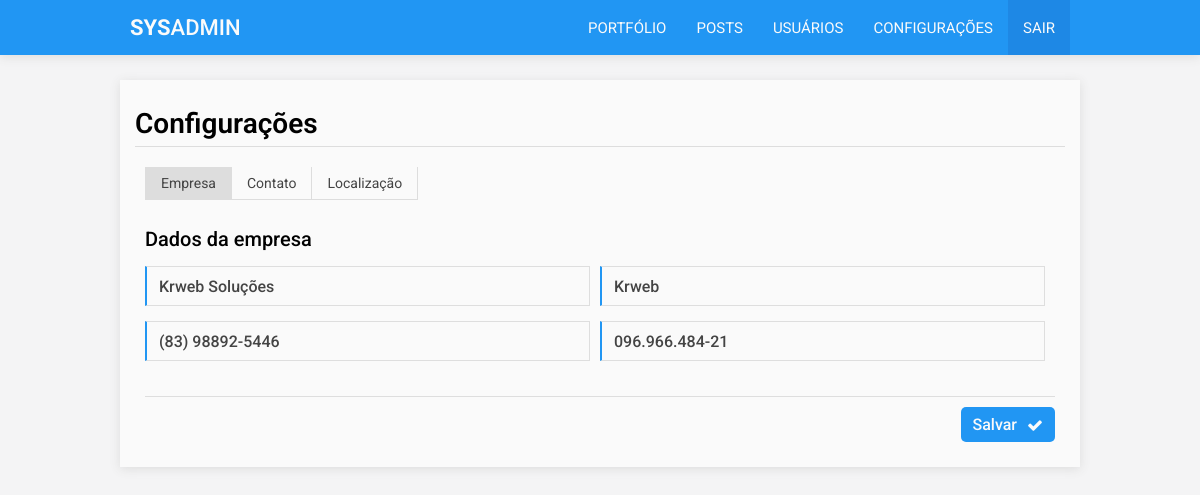
Page /admin/painel?view=configuracoes (signed in) on the committed database.
### tables this page shows
CREATE TABLE `configuracoes` (
  `id` int(11) NOT NULL AUTO_INCREMENT,
  `nome` varchar(50) NOT NULL,
  `alias` varchar(20) NOT NULL,
  `contato` varchar(20) NOT NULL,
  `identificacao` varchar(20) NOT NULL,
  PRIMARY KEY (`id`),
  UNIQUE KEY `nome` (`nome`)
);

### app/Model.php (called while the page is built, shortened)
<?php
function conectar() {
    try {
        $conexao = new PDO('mysql:host=localhost;dbname=sysblog', 'root', '');
        $conexao->setAttribute(PDO::ATTR_ERRMODE, PDO::ERRMODE_EXCEPTION);
    } catch (PDOException $E) {
        echo 'ERROR! ' . $E->getMessage();
    }
    return $conexao;
}
function getByID($table, $id) {
    $conexao = conectar();
    $sql = "SELECT * FROM $table WHERE id = '$id' LIMIT 1";
    $res = $conexao->prepare($sql);
    $res->execute();
    if ($res->rowCount() > 0):
        $result = $res->fetch(PDO::FETCH_OBJ);
    else:
        header('Location: ' . urlBase() . 'admin/painel?view=404');
    endif;
    return $result;
}

### app/App.php (called while the page is built, shortened)
<?php
require_once 'Model.php';
function mascarar($string, $format) {
    $key = 0;
    $mask = '';
    for ($i = 0; $i <= strlen($format) - 1; $i++) {
        if ($format[$i] == '#'):
            if (isset($string[$key])):
                $mask .= $string[$key++];
            endif;
        else:
            if (isset($format[$i])):
                $mask .= $format[$i];
            endif;
        endif;
    }
    return $mask;
}

### admin/views/configuracoes.php (the view, shortened to what this page needs)
<?php $empresa = getByID('configuracoes', 1); ?>
<div class="container">
    <header class="main-header">
        <h2 class="main-title">Configurações</h2>
        <nav class="main-nav">
            <a href="#" class="nav-section active" data-section="empresa"> Empresa  </a>
            <a href="#" class="nav-section" data-section="contato"> Contato  </a>
            <a href="#" class="nav-section" data-section="localizacao"> Localização  </a>
        </nav>
    </header>
    <section class="main-section active" id="section-empresa" hidden>
        <h3 class="main-subtitle"> Dados da empresa </h3>
        <div class="main-content">
            <form action="#" id="form-configuracoes" method="post" enctype="multipart/form-data">
                <input type="text" name="nome" placeholder="Nome" value="<?php echo $empresa->nome; ?>" required>
                <input type="text" name="alias" placeholder="Alias" value="<?php echo $empresa->alias; ?>" required>
                <input type="text" name="contato" placeholder="Contato" value="<?php echo mascarar($empresa->contato, '(##) #####-####'); ?>" required>
                <input type="text" name="identificacao" placeholder="CPF / CNPJ" value="<?php echo mascarar($empresa->identificacao, '###.###.###-##'); ?>" required>
                <div class="form-footer">
                    <button type="submit" class="btn btn-primary btn-cadastrar">
                        Salvar <i class="fa fa-check"></i>
                    </button>
                </div>
            </form>
        </div>
    </section>
</div>

### admin/assets/css/admin.css (style rules this page uses)
body { background-color: #f4f4f5; }
main > .container { background-color: #fafafa; box-shadow: 0 2px 10px #ddd; padding: 15px; }
.main-header { padding: 12px 0; position: relative; }
.main-header .main-title { font-size: 28px; font-family: 'Roboto'; font-weight: 600; padding-bottom: 6px; border-bottom: #ddd solid 1px; }
.main-section { padding: 0 10px; position: relative; }
.main-section[hidden] { display: none; }
.main-section.active { display: block; }
.main-section .main-subtitle { font-size: 20px; font-family: 'Roboto'; font-weight: 500; margin: 15px 0; }
form { display: flex; align-items: flex-start; flex-wrap: wrap; }
form input[type=text], form input[type=email], form input[type=password], form input[type=url], form select { width: 100%; height: 40px; background-color: #fafafa; padding-left: 12px; color: #444; font-size: 16px; font-family: 'Roboto'; font-weight: 500; border: 1px solid #dedede; margin-bottom: 15px; margin-right: 10px; }
form input:required, form textarea:required { border-left: 2px solid #2196F3; }
form .form-footer { width: 100%; display: flex; align-items: center; justify-content: flex-end; border-top: #dedede solid 1px; padding: 10px 0; margin-top: 20px; }
form button[type=submit] { display: flex; align-items: center; justify-content: center; cursor: pointer; background-color: #2196F3; color: #fafafa; font-family: 'Roboto'; font-weight: 500; font-size: 16px; transition: all .2s ease-in; }
.main-nav { display: flex; align-items: center; justify-content: flex-start; margin-top: 20px; margin-left: 10px; }
.main-nav .nav-section { display: flex; align-items: center; justify-content: center; padding: 8px 15px; font-size: 14px; border-right: 1px solid #ddd; border-bottom: 1px solid #ddd; }
.main-nav .nav-section:first-child { border-left: 1px solid #ddd; }
.main-nav .nav-section.active { background-color: #ddd; }

### admin/assets/css/responsive.css (style rules this page uses)
@media all and (min-width: 992px) { .container { width: 80%; } }
@media all and (min-width: 992px) { form input[type=text], form input[type=email], form input[type=password], form input[type=url], form select { width: calc(50% - 10px); } }

### rows in the picture
configuracoes: nome "Krweb Soluções", alias "Krweb", contato "(83) 98892-5446", identificacao "096.966.484-21"
